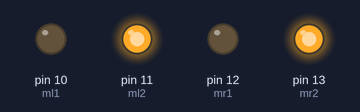
This sketch was run on a simulated Arduino Uno, built with avr-gcc and run on an emulated ATmega328P. Shown: output pins drawn as LEDs (lit = HIGH).

Above: at 0.1 s.
Timing chart, 0 to 1.6 s (numbered marks = the images above):
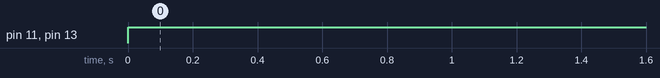

The sketch:

motor.ino
```cpp
int a=0;
const int ml1=10;
const int ml2=11;
const int mr1=12;
const int mr2=13;
void setup() {
  // put your setup code here, to run once:
pinMode(ml1,OUTPUT);
pinMode(ml2,OUTPUT);
pinMode(mr1,OUTPUT);
pinMode(mr2,OUTPUT);
}

void loop() {
while(a<10000000)
 {
analogWrite(ml1,0);
analogWrite(ml2,255);
analogWrite(mr1,0);
     analogWrite(mr2,255);
a++;
}
}
```

Measured:
- by itself, pin 11 (ml2), pin 13 (mr2): LOW → HIGH at 0.00 s
